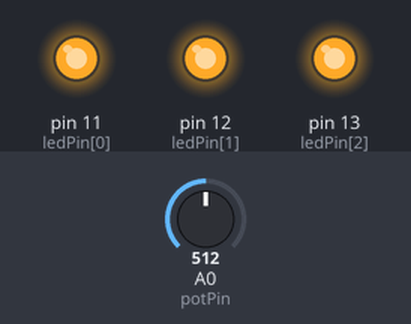
Bench run of a sketch on a simulated Arduino Uno, built with avr-gcc and run on an emulated ATmega328P. On the bench: output pins drawn as LEDs (lit = HIGH). The test bench sets the inputs (shaded band); at power-on: A0 (potPin) = 512. What the sketch prints to the serial monitor is not drawn.

Above: at 1.2 s.
1.3 s: A0 (potPin) set to 211
2.8 s: A0 (potPin) set to 187
At 4.0 s:
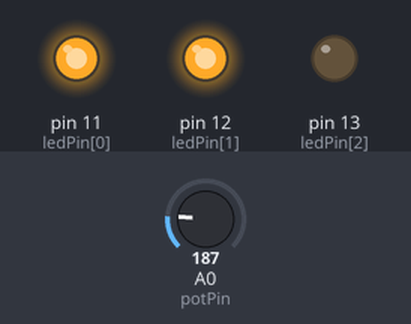
4.3 s: A0 (potPin) set to 110
5.8 s: A0 (potPin) set to 93
At 6.6 s:
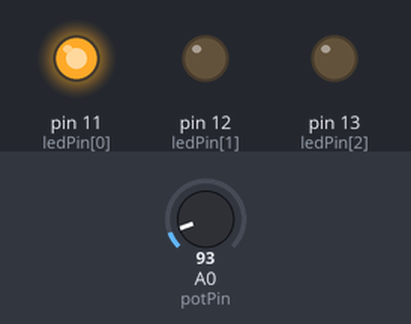
7.3 s: A0 (potPin) set to 11
8.8 s: A0 (potPin) set to 8
At 10.1 s:
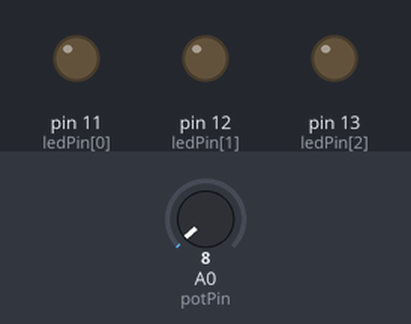
Timing chart, 0 to 11.3 s (numbered marks = the images above; inputs shaded):
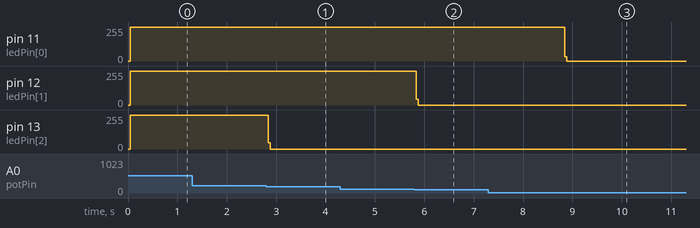

Measured:
- the behaviour switches between 201 and 200 on A0 (potPin) (found by bisection; images 0 and 1)
- the behaviour switches between 101 and 100 on A0 (potPin) (found by bisection; images 1 and 2)
- the behaviour switches between 10 and 9 on A0 (potPin) (found by bisection; images 2 and 3)
- after the input at 2.8 s, pin 13 (ledPin[2]): 254/255 → 0/255 at once
- after the input at 5.8 s, pin 12 (ledPin[1]): 254/255 → 0/255 at once
- after the input at 8.8 s, pin 11 (ledPin[0]): 254/255 → 0/255 at once

The sketch:

iluminacaoPotenc.ino
```cpp
byte ledPin[] = {11, 12, 13};
int potPin = 0;
int potValue = 0;

void setup() {
  // put your setup code here, to run once:
  for(int x = 0; x < 3; x++) pinMode(ledPin[x], OUTPUT);

  Serial.begin(9600);
}

void loop() {
  // put your main code here, to run repeatedly:
  potValue = analogRead(potPin);
  Serial.println(potValue);

  for(int x = 0; x < 3; x++) digitalWrite(ledPin[x], LOW);

  if(potValue < 10) for(int x = 0; x < 3; x++) digitalWrite(ledPin[x], LOW);
  else if(potValue <= 100) digitalWrite(ledPin[0], HIGH);
  else if(potValue <= 200) for(int x = 0; x < 2; x++) digitalWrite(ledPin[x], HIGH);
  else for(int x = 0; x < 3; x++) digitalWrite(ledPin[x], HIGH);

  /*if(potValue == 0) for(int x = 0; x < 9; x++) digitalWrite(ledPin[x], LOW);
  else if(potValue <= 113) digitalWrite(ledPin[0], HIGH);
  else if(potValue <= 226) for(int x = 0; x < 2; x++) digitalWrite(ledPin[x], HIGH);
  else if(potValue <= 339) for(int x = 0; x < 3; x++) digitalWrite(ledPin[x], HIGH);
  else if(potValue <= 452) for(int x = 0; x < 4; x++) digitalWrite(ledPin[x], HIGH);
  else if(potValue <= 565) for(int x = 0; x < 5; x++) digitalWrite(ledPin[x], HIGH);
  else if(potValue <= 678) for(int x = 0; x < 6; x++) digitalWrite(ledPin[x], HIGH);
  else if(potValue <= 791) for(int x = 0; x < 7; x++) digitalWrite(ledPin[x], HIGH);
  else if(potValue <= 904) for(int x = 0; x < 8; x++) digitalWrite(ledPin[x], HIGH);
  else if(potValue <= 1023) for(int x = 0; x < 9; x++) digitalWrite(ledPin[x], HIGH);*/
}
```
